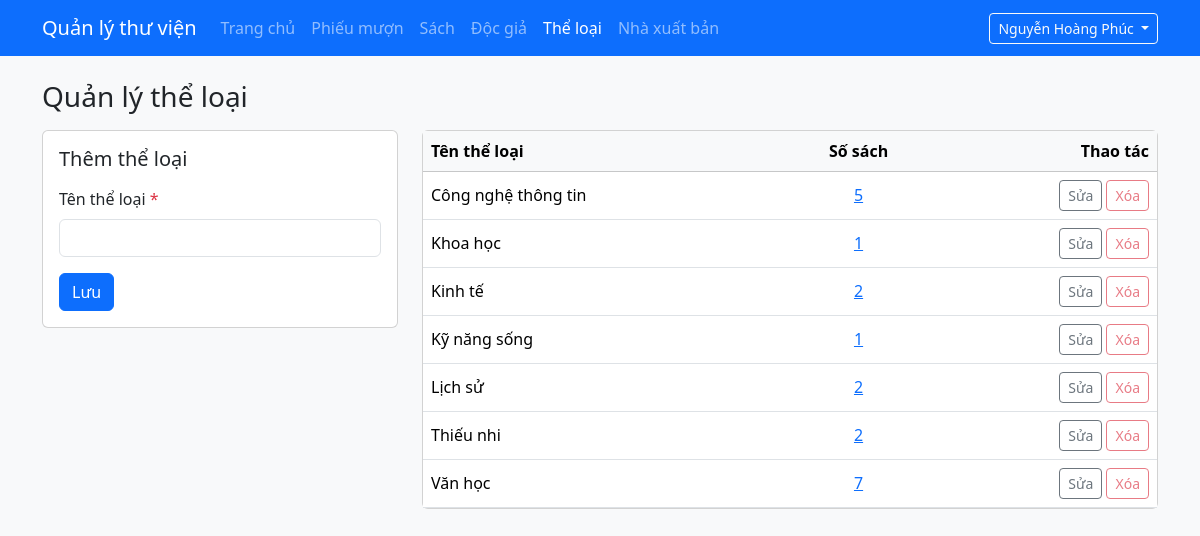
The app's page /admin/theloai.php (signed in) with its own data.
### tables this page shows
CREATE TABLE theloai (
  id          INT UNSIGNED NOT NULL AUTO_INCREMENT PRIMARY KEY,
  ten_theloai VARCHAR(100) NOT NULL UNIQUE
);

### includes/helpers.php (called while the page is built, shortened)
<?php
function e($chuoi): string
{
    return htmlspecialchars((string) $chuoi, ENT_QUOTES | ENT_SUBSTITUTE, 'UTF-8');
}
function lopLoi(array $loi, string $truong): string
{
    return isset($loi[$truong]) ? ' is-invalid' : '';
}

### admin/theloai.php (the view, shortened to what this page needs)
<?php
require_once __DIR__ . '/../includes/khoi-tao-admin.php';
$idSua  = 0;
$giaTri = ['ten_theloai' => ''];
$loi    = [];
$dsTheLoai = mysqli_fetch_all(
    mysqli_query(
        $conn,
        'SELECT tl.id, tl.ten_theloai, COUNT(s.id) AS so_sach
         FROM theloai tl
         LEFT JOIN sach s ON s.id_theloai = tl.id
         GROUP BY tl.id, tl.ten_theloai
         ORDER BY tl.ten_theloai'
    ),
    MYSQLI_ASSOC
);
require __DIR__ . '/../includes/admin-dau.php';
?>
<h1 class="h3 mb-3">Quản lý thể loại</h1>
<div class="row g-4">
    <div class="col-lg-4">
        <div class="card">
            <div class="card-body">
                <h2 class="h5 mb-3"><?= $idSua > 0 ? 'Sửa thể loại' : 'Thêm thể loại' ?></h2>
                <form method="post" novalidate>
                    <div class="mb-3">
                        <label for="ten_theloai" class="form-label">Tên thể loại <span class="text-danger">*</span></label>
                        <input type="text" class="form-control<?= lopLoi($loi, 'ten_theloai') ?>" id="ten_theloai"
                               name="ten_theloai" value="<?= e($giaTri['ten_theloai']) ?>" maxlength="100">
                    </div>
                    <div class="d-flex gap-2">
                        <button type="submit" class="btn btn-primary">Lưu</button>
                    </div>
                </form>
            </div>
        </div>
    </div>
    <div class="col-lg-8">
        <div class="card">
            <div class="table-responsive">
                <table class="table table-hover align-middle mb-0">
                    <thead class="table-light">
                        <tr>
                            <th>Tên thể loại</th>
                            <th class="text-center">Số sách</th>
                            <th class="text-end">Thao tác</th>
                        </tr>
                    </thead>
                    <tbody>
                    <?php foreach ($dsTheLoai as $theLoai): ?>
                        <tr<?= ((int) $theLoai['id'] === $idSua) ? ' class="table-active"' : '' ?>>
                            <td><?= e($theLoai['ten_theloai']) ?></td>
                            <td class="text-center">
                                <?php if ((int) $theLoai['so_sach'] > 0): ?>
                                    <a href="sach.php?theloai=<?= (int) $theLoai['id'] ?>"><?= (int) $theLoai['so_sach'] ?></a>
                                <?php else: ?>
                                    0
                                <?php endif; ?>
                            </td>
                            <td class="text-end text-nowrap">
                                <a href="theloai.php?sua=<?= (int) $theLoai['id'] ?>" class="btn btn-sm btn-outline-secondary">Sửa</a>
                                <form method="post" class="d-inline" onsubmit="return confirm('Xóa thể loại này?');">
                                    <?php if ((int) $theLoai['so_sach'] > 0): ?>
                                        <button type="button" class="btn btn-sm btn-outline-danger" disabled
                                                title="Còn sách thuộc thể loại này">Xóa</button>
                                    <?php else: ?>
                                        <button type="submit" class="btn btn-sm btn-outline-danger">Xóa</button>
                                    <?php endif; ?>
                                </form>
                            </td>
                        </tr>
                    <?php endforeach; ?>
                    </tbody>
                </table>
            </div>
        </div>
    </div>
</div>
<?php require __DIR__ . '/../includes/admin-cuoi.php'; ?>

### records on screen
theloai: ten_theloai "Công nghệ thông tin", so_sach "5"
theloai: ten_theloai "Khoa học", so_sach "1"
theloai: ten_theloai "Kinh tế", so_sach "2"
theloai: ten_theloai "Kỹ năng sống", so_sach "1"
theloai: ten_theloai "Lịch sử", so_sach "2"
theloai: ten_theloai "Thiếu nhi", so_sach "2"
theloai: ten_theloai "Văn học", so_sach "7"

### other values on screen
$nhanVien['ho_ten'] "Nguyễn Hoàng Phúc"
